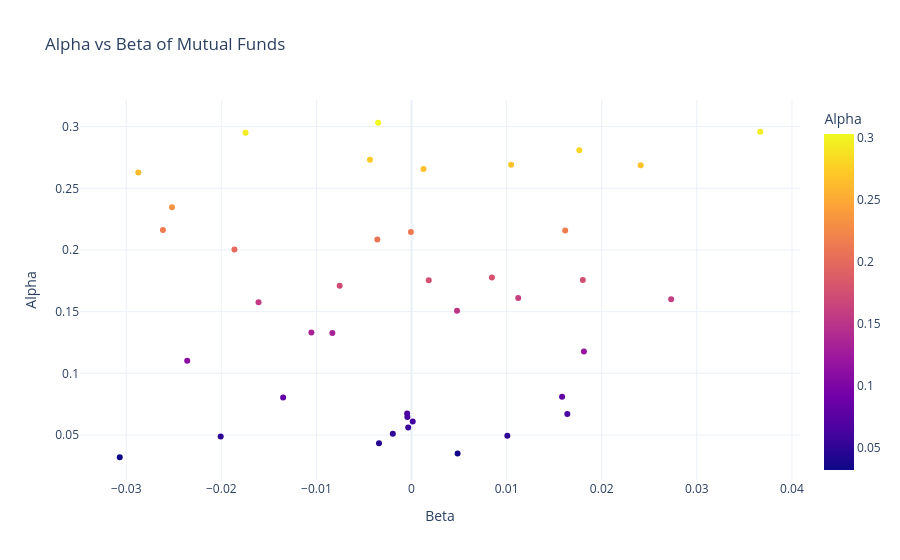

The notebook cell this image was saved under:
### Code cell
fig = px.scatter(
    alpha_beta_df,
    x="Beta",
    y="Alpha",
    hover_data=["amfi_code"],
    title="Alpha vs Beta of Mutual Funds",
    color="Alpha",
    template="plotly_white"
)

fig.show()
